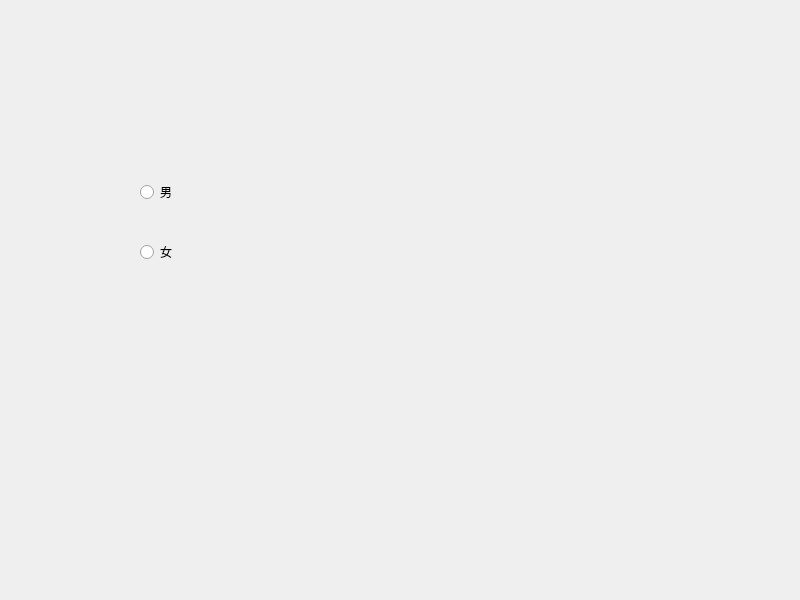
<?xml version="1.0" encoding="UTF-8"?>
<ui version="4.0">
 <class>Widget</class>
 <widget class="QWidget" name="Widget">
  <property name="geometry">
   <rect>
    <x>0</x>
    <y>0</y>
    <width>800</width>
    <height>600</height>
   </rect>
  </property>
  <property name="windowTitle">
   <string>Widget</string>
  </property>
  <widget class="QRadioButton" name="radioButton">
   <property name="geometry">
    <rect>
     <x>140</x>
     <y>180</y>
     <width>102</width>
     <height>24</height>
    </rect>
   </property>
   <property name="text">
    <string>男</string>
   </property>
  </widget>
  <widget class="QRadioButton" name="radioButton_2">
   <property name="geometry">
    <rect>
     <x>140</x>
     <y>240</y>
     <width>102</width>
     <height>24</height>
    </rect>
   </property>
   <property name="text">
    <string>女</string>
   </property>
  </widget>
 </widget>
 <resources/>
 <connections/>
</ui>
